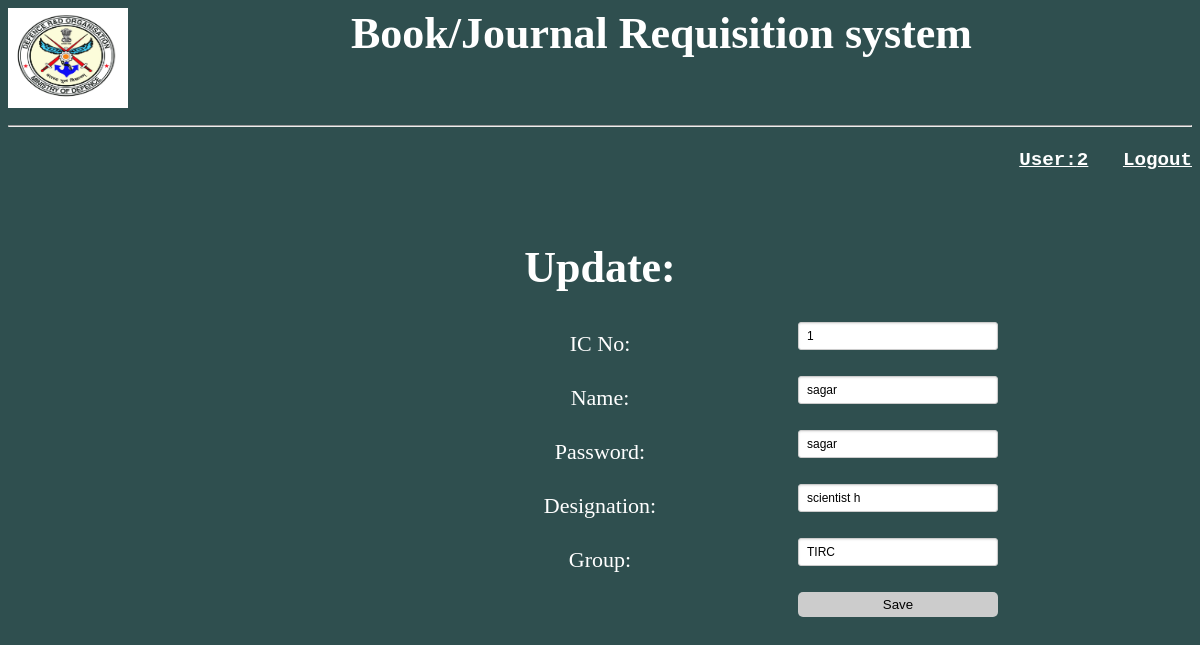
Page /useredit.php?id=17 (signed in) on the committed database.
### tables this page shows
CREATE TABLE IF NOT EXISTS `sspl_table` (
  `id` int(100) NOT NULL AUTO_INCREMENT,
  `user_ic` varchar(30) NOT NULL,
  `user_name` varchar(30) NOT NULL,
  `user_pass` varchar(30) NOT NULL,
  `user_desi` varchar(40) NOT NULL,
  `user_group` varchar(40) NOT NULL,
  PRIMARY KEY (`id`,`user_ic`),
  KEY `user_ic` (`user_ic`)
);

### useredit.php (the view, shortened to what this page needs)
<?php
if(isset($_GET['id'])){
$id=$_GET['id'];
$res = mysql_query("SELECT * FROM sspl_table WHERE id = '$id'");
$row= mysql_fetch_array($res);
}
?>
<html>
<link rel="stylesheet" type="text/css" href="useredit.css">
<head>
   <link rel="stylesheet" href="styles.css">
<a href="http://www.drdo.gov.in/drdo/labs/SSPL/English/index.jsp?pg=homebody.jsp"> <div id="image" style="float:left;">
        <img src="logo.jpg"  align="left"/ width="120px" height="100px"> </a></div>
<div><center><h1>Book/Journal Requisition system</h1></center></div>
<br>
<hr>
</head>
<body>
<p><pre>
<a href=""><h2 align='right'>User:<?php echo $ic=$_SESSION['ic']; ?></a>   <a href='logout.php'>Logout</a></h2>
</pre></p>
<form action="useredit.php" method="POST">
<center><h1>Update:</h1></center>
<label><center>IC No:<input type="text" name="ic" value="<?php echo $row[1];?>" ><br></label>
<label>Name:<input type="text" name="name" value="<?php echo $row[2];?>" ><br></label>
<label>Password:<input type="text" name="pass" value="<?php echo $row[3];?>" ><br></label>
<label>Designation:<input type="text" name="desi" value="<?php echo $row[4];?>" ><br></label>
<label>Group:<input type="text" name="group" value="<?php echo $row[5];?>" ><br></label>
<input type="submit" name="submit" value="Save">
</form>
</body>
</html>

### css/useredit.css (style rules this page uses)
body { font-family: kirvy; font-size: 22px; color:white; background-color: DarkSlateGray ; }
a { color:white; }
h2 { letter-spacesing: 20px; font-size: .2in }
label { display: block; position: relative; line-height: 2; margin: 10px 0px; }
input { position: absolute; margin-left: 70px; width: 15em; left: 720px }
input[type='text'] { border: 1px solid #ccc; border-radius: 3px; box-shadow: inset 0 1px 2px rgba(0,0,0,0.1); width:200px; min-height: 28px; padding: 4px 20px 4px 8px; font-size: 12px; -moz-transition: all .2s linear; -webkit-transition: all .2s linear; transition: all .2s linear }
input[type='submit'] { padding:5px 15px; background:#ccc; border:0 none; cursor:pointer; -webkit-border-radius: 5px; border-radius: 5px; }

### rows in the picture
sspl_table: ic "1", name "sagar", pass "sagar", desi "scientist h", group "TIRC"

### other values in the picture
$ic=$_SESSION['ic'] "2"
